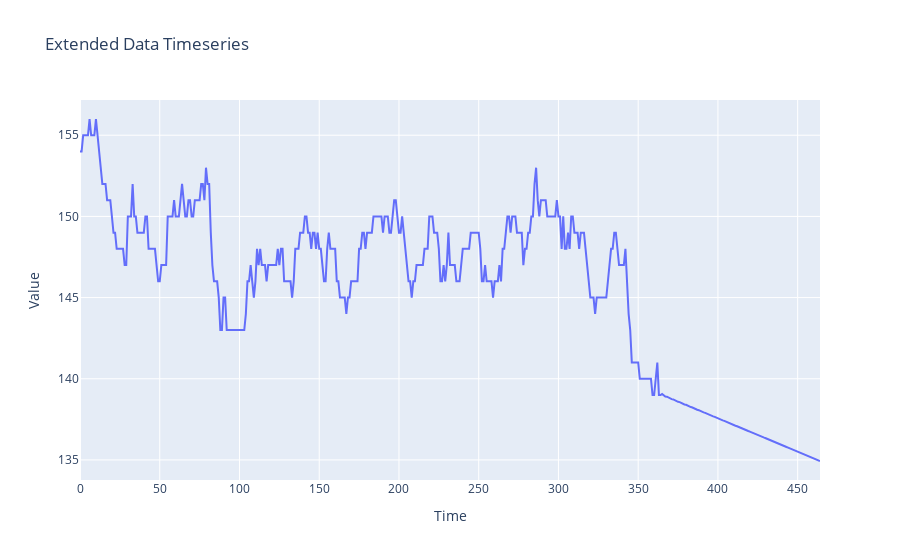

Here is the notebook cell this chart was saved with:
### Code cell
import plotly.graph_objects as go

# Create a plot
fig = go.Figure()

# Add a line trace for the extended_data
fig.add_trace(go.Scatter(x=extended_data.index, y=extended_data, mode='lines', name='extended_data'))

# Set the title and labels
fig.update_layout(title='Extended Data Timeseries', xaxis_title='Time', yaxis_title='Value')

# Show the plot
fig.show()

### Figure 1 — Plotly figure (JSON) as saved in the notebook; plotly's stock layout.template omitted (floating-point values rounded to 4 significant figures; data arrays with more than 128 entries replaced by an {"elided": "..."} marker saying what was removed)
{"data": [{"mode": "lines", "name": "extended_data", "type": "scatter", "x": {"elided": "465 int values"}, "y": {"elided": "465 float values"}}], "layout": {"title": {"text": "Extended Data Timeseries"}, "xaxis": {"title": {"text": "Time"}}, "yaxis": {"title": {"text": "Value"}}}}
